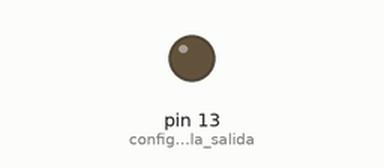
Recording of a sketch running on a simulated Arduino Uno, built with avr-gcc and run on an emulated ATmega328P. Shown: output pins drawn as LEDs (lit = HIGH).

Above: at 15.0 s.
At 45.0 s:
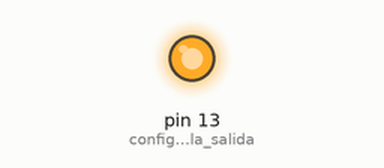
Timing chart, 0 to 78.0 s (numbered marks = the images above):
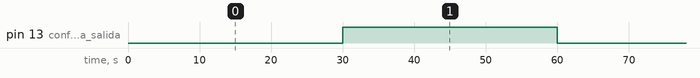

Measured:
- by itself, pin 13 (configura_la_salida): alternates HIGH for 30.0 s and LOW for 30.0 s

The sketch:

Prueba_tiempo_espera.ino
```cpp
boolean estadoLed = false;  //guarda el estado del led (encendido o apagado)
unsigned long periodo = 30*1000;  // tiempo que esta el LED en alto y bajo
unsigned long tiempoAnterior = 0;  //guarda tiempo de referencia para comparar

void setup() {
    pinMode(13,OUTPUT);  //configura la salida
}

void loop() {
  ControlEspera(periodo, 1);
}

void ControlEspera(unsigned long Pausa, int numPuerta)
{
  if(millis()-tiempoAnterior>=Pausa){  //si ha transcurrido el periodo programado
    estadoLed=!estadoLed;  //cambia el estado del led cada 100ms
    digitalWrite(13,estadoLed);  //actualiza el estado del led
    tiempoAnterior=millis();  //guarda el tiempo actual como referencia
 }
}
```
